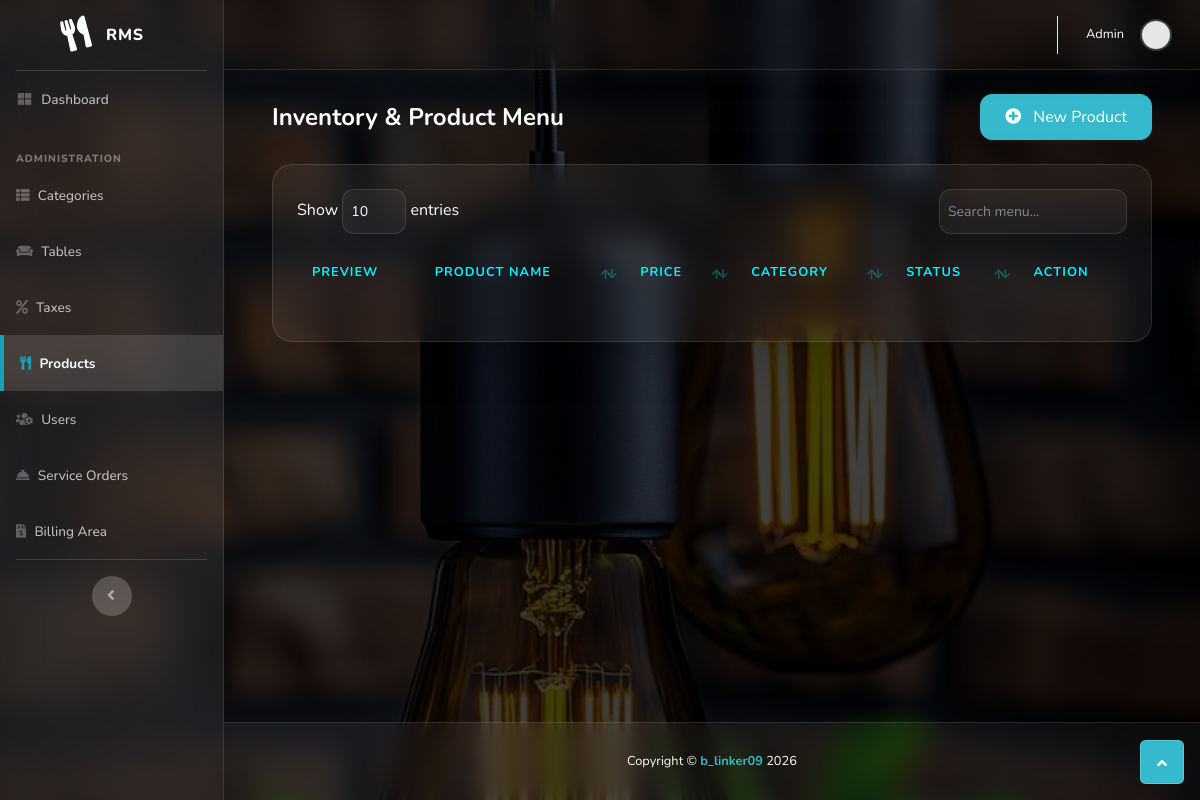
The app's page /product.php (signed in), older data.
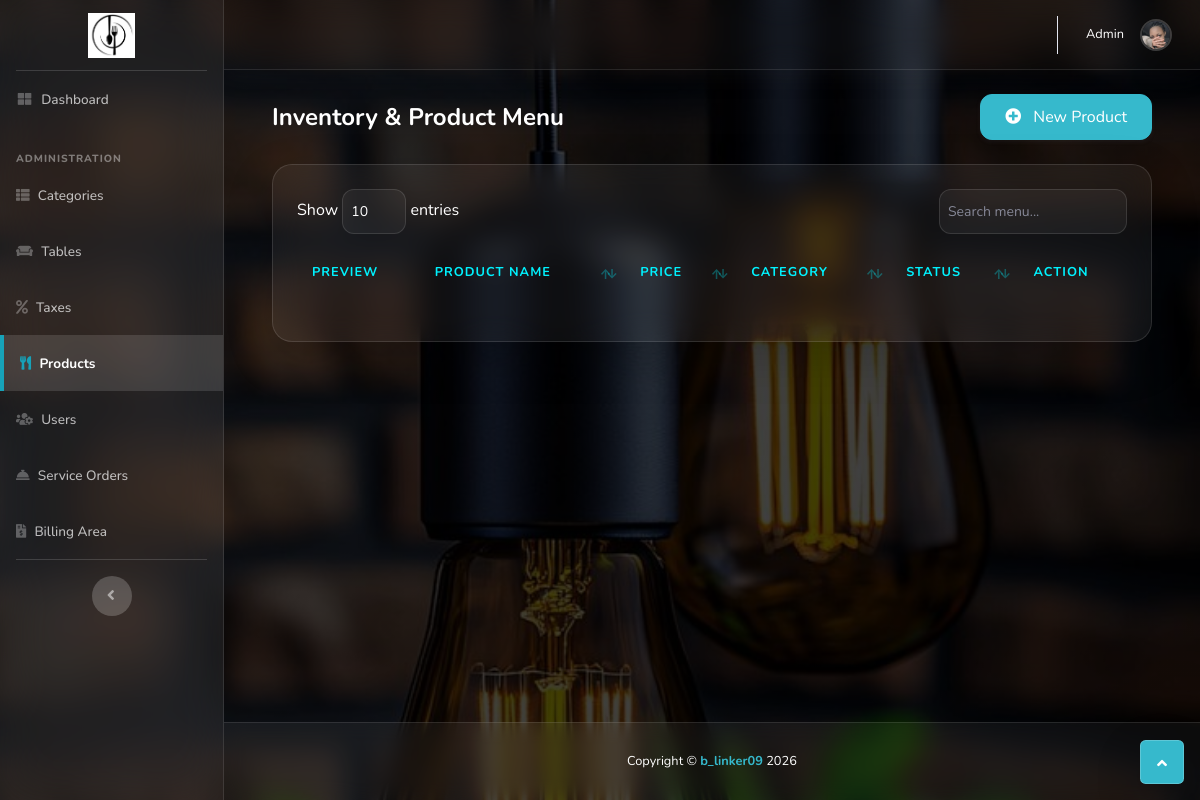
The same page, newer data.
### tables this page shows
CREATE TABLE `user_table` (
  `user_id` int(11) NOT NULL,
  `user_name` varchar(250) NOT NULL,
  `user_contact_no` varchar(30) NOT NULL,
  `user_email` varchar(30) NOT NULL,
  `user_password` varchar(250) NOT NULL,
  `user_profile` varchar(250) NOT NULL,
  `user_type` enum('Master','Waiter','Cashier','User') NOT NULL,
  `user_status` enum('Enable','Disable') NOT NULL,
  `user_created_on` datetime NOT NULL,
  `reset_request` int(1) DEFAULT 0
);

CREATE TABLE `restaurant_table` (
  `restaurant_id` int(11) NOT NULL,
  `restaurant_name` varchar(250) NOT NULL,
  `restaurant_tag_line` varchar(300) NOT NULL,
  `restaurant_address` text NOT NULL,
  `restaurant_contact_no` varchar(30) NOT NULL,
  `restaurant_email` varchar(250) NOT NULL,
  `restaurant_currency` varchar(10) NOT NULL,
  `restaurant_timezone` varchar(250) NOT NULL,
  `restaurant_logo` varchar(250) NOT NULL
);

### rms.php (called while the page is built, shortened)
<?php
class rms
{
    public $connect;
    public $query;
    public $statement;
    function __construct()
    {
        try {
            $this->connect = new PDO("mysql:host=localhost;dbname=restaurant-management", "root", "");
            $this->connect->setAttribute(PDO::ATTR_ERRMODE, PDO::ERRMODE_EXCEPTION);
        } catch (PDOException $e) {
            die("Connection failed: " . $e->getMessage());
        }
        date_default_timezone_set($this->Set_timezone());
        $this->cur = $this->Get_currency_symbol();
    }
    function execute($data = null)
    {
        $this->statement = $this->connect->prepare($this->query);
        return $this->statement->execute($data);
    }
    function row_count()
    {
        return $this->statement->rowCount();
    }
    function statement_result()
    {
        return $this->statement->fetchAll(PDO::FETCH_ASSOC);
    }
    function get_result()
    {
        $this->statement = $this->connect->prepare($this->query);
        $this->statement->execute();
        return $this->statement->fetchAll(PDO::FETCH_ASSOC);
    }
    function is_user() { return (isset($_SESSION['user_type']) && $_SESSION["user_type"] == 'User'); }
    function is_master_user() { return (isset($_SESSION['user_type']) && ($_SESSION["user_type"] == 'Master' || $_SESSION["user_type"] == 'Admin')); }
    function is_waiter_user() { return (isset($_SESSION['user_type']) && $_SESSION["user_type"] == 'Waiter'); }
    function is_cashier_user() { return (isset($_SESSION['user_type']) && $_SESSION["user_type"] == 'Cashier'); }
    function Get_restaurant_logo()
    {
        $this->query = "SELECT restaurant_logo FROM restaurant_table LIMIT 1";
        $result = $this->get_result();
        return $result[0]['restaurant_logo'] ?? '';
    }
    function Set_timezone()
    {
        $this->query = "SELECT restaurant_timezone FROM restaurant_table LIMIT 1";
        $this->execute();
        $result = $this->statement_result();
        return $result[0]['restaurant_timezone'] ?? 'Africa/Nairobi';
    }
    function Get_currency_symbol()
    {
        $this->query = "SELECT restaurant_currency FROM restaurant_table LIMIT 1";
        $this->execute();
        $result = $this->statement_result();
        if($this->row_count() > 0) {
            $currency_code = strtoupper($result[0]['restaurant_currency']);
            foreach ($this->currency_array() as $c_row) {
                if ($c_row['code'] == $currency_code) return $c_row["symbol"];
            }
        }
        return 'Ksh';
    }
    function currency_array()
    {
        return array(
            array('code' => 'KSH', 'name' => 'Kenyan Shilling', 'symbol' => 'Ksh'),
            array('code' => 'USD', 'name' => 'United States Dollar', 'symbol' => '$'),
            array('code' => 'INR', 'name' => 'Indian Rupee', 'symbol' => '₹'),
            array('code' => 'GBP', 'name' => 'Pound Sterling', 'symbol' => '£'),
            array('code' => 'EUR', 'name' => 'Euro', 'symbol' => '€')
        );
    }
}
?>

### product.php (the view, shortened to what this page needs)
<?php
include('rms.php');
$object = new rms();
$object->query = "
SELECT category_name FROM product_category_table
WHERE category_status = 'Enable'
ORDER BY category_name ASC
";
$object->query = "SELECT * FROM tax_table WHERE tax_status = 'Enable' ORDER BY tax_name ASC";
include('header.php');
?>
<div class="container-fluid">
    <div class="d-sm-flex align-items-center justify-content-between mb-4">
        <h1 class="h4 mb-0 text-white font-weight-bold">Inventory & Product Menu</h1>
        <button type="button" id="add_product" class="btn btn-info shadow-sm" style="border-radius: 12px; padding: 10px 24px;">
            <i class="fas fa-plus-circle mr-2"></i> New Product
        </button>
    </div>
    <div class="card glass-card shadow-lg">
        <div class="card-body p-4">
            <div class="table-responsive">
                <table class="table" id="product_table" width="100%">
                    <thead>
                        <tr>
                            <th>Preview</th>
                            <th>Product Name</th>
                            <th>Price</th>
                            <th>Category</th>
                            <th>Status</th>
                            <th>Action</th>
                        </tr>
                    </thead>
                </table>
            </div>
        </div>
    </div>
</div>
<?php include('footer.php'); ?>

### header.php (shortened to what this page needs)
<!DOCTYPE html>
<html lang="en">
<head>
    <link href="vendor/fontawesome-free/css/all.min.css" rel="stylesheet" type="text/css">
    <link href="css/sb-admin-2.min.css" rel="stylesheet">
    <link href="vendor/datatables/dataTables.bootstrap4.min.css" rel="stylesheet">
    <link rel="stylesheet" type="text/css" href="vendor/parsley/parsley.css"/>
    <link rel="stylesheet" type="text/css" href="vendor/bootstrap-select/bootstrap-select.min.css"/>
</head>
<body id="page-top">
    <div id="wrapper">
        <ul class="navbar-nav sidebar sidebar-dark accordion" id="accordionSidebar">
            <a class="sidebar-brand d-flex align-items-center justify-content-center" href="<?php echo ($object->is_user()) ? 'user_dashboard.php' : 'dashboard.php'; ?>">
                <?php
                if($object->Get_restaurant_logo() != '') {
                    echo '<img src="'.$object->Get_restaurant_logo().'" class="img-fluid" style="max-height: 45px;" />';
                } else {
                    echo '<div class="sidebar-brand-icon rotate-n-15"><i class="fas fa-utensils"></i></div>';
                    echo '<div class="sidebar-brand-text mx-3">RMS</div>';
                }
                ?>
            </a>
            <hr class="sidebar-divider my-0">
            <?php
                $dash_link = ($object->is_user()) ? 'user_dashboard.php' : 'dashboard.php';
                $dash_label = ($object->is_user()) ? 'Main Menu' : 'Dashboard';
                $is_active = (basename($_SERVER['PHP_SELF']) == $dash_link) ? 'active' : '';
            ?>
            <li class="nav-item <?php echo $is_active; ?>">
                <a class="nav-link" href="<?php echo $dash_link; ?>">
                    <i class="fas fa-fw fa-th-large"></i>
                    <span><?php echo $dash_label; ?></span>
                </a>
            </li>
            <?php if($object->is_master_user()) {
                $object->query = "SELECT COUNT(user_id) as total FROM user_table WHERE reset_request = 1";
            ?>
                <div class="sidebar-heading">ADMINISTRATION</div>
                <li class="nav-item <?php if(basename($_SERVER['PHP_SELF']) == 'category.php') echo 'active'; ?>">
                    <a class="nav-link" href="category.php"><i class="fas fa-th-list"></i> <span>Categories</span></a>
                </li>
                <li class="nav-item <?php if(basename($_SERVER['PHP_SELF']) == 'table.php') echo 'active'; ?>">
                    <a class="nav-link" href="table.php"><i class="fas fa-couch"></i> <span>Tables</span></a>
                </li>
                <li class="nav-item <?php if(basename($_SERVER['PHP_SELF']) == 'tax.php') echo 'active'; ?>">
                    <a class="nav-link" href="tax.php"><i class="fas fa-percent"></i> <span>Taxes</span></a>
                </li>
                <li class="nav-item <?php if(basename($_SERVER['PHP_SELF']) == 'product.php') echo 'active'; ?>">
                    <a class="nav-link" href="product.php"><i class="fas fa-utensils"></i> <span>Products</span></a>
                </li>
                <li class="nav-item <?php if(basename($_SERVER['PHP_SELF']) == 'user.php') echo 'active'; ?>">
                    <a class="nav-link position-relative" href="user.php">
                        <i class="fas fa-users-cog"></i>
                        <span>Users</span>
                    </a>
                </li>
            <?php } ?>
            <?php if($object->is_waiter_user() || $object->is_master_user()) { ?>
                <li class="nav-item <?php if(basename($_SERVER['PHP_SELF']) == 'order.php') echo 'active'; ?>">
                    <a class="nav-link" href="order.php">
                        <i class="fas fa-concierge-bell"></i>
                        <span>Service Orders</span>
                    </a>
                </li>
            <?php } ?>
            <?php if($object->is_cashier_user() || $object->is_master_user()) { ?>
                <li class="nav-item <?php if(basename($_SERVER['PHP_SELF']) == 'billing.php') echo 'active'; ?>">
                    <a class="nav-link" href="billing.php">
                        <i class="fas fa-file-invoice-dollar"></i>
                        <span>Billing Area</span>
                    </a>
                </li>
            <?php } ?>
            <hr class="sidebar-divider d-none d-md-block">
            <div class="text-center d-none d-md-inline">
                <button class="rounded-circle border-0" id="sidebarToggle"></button>
            </div>
        </ul>
        <div id="content-wrapper">
            <div id="content">
                <nav class="navbar navbar-expand navbar-light topbar mb-4 static-top shadow">
                    <ul class="navbar-nav ml-auto">
                        <?php
                        $object->query = "SELECT * FROM user_table WHERE user_id = '".$_SESSION['user_id']."'";
                        $user_result = $object->get_result();
                        $user_name = 'User';
                        $user_profile_image = 'img/undraw_profile.svg';
                        foreach($user_result as $row) {
                            if($row['user_name'] != '') $user_name = $row['user_name'];
                            if($row['user_profile'] != '') $user_profile_image = $row['user_profile'];
                        }
                        ?>
                        <li class="nav-item dropdown no-arrow">
                            <a class="nav-link dropdown-toggle" href="#" id="userDropdown" role="button" data-toggle="dropdown">
                                <span class="mr-3 d-none d-lg-inline text-white small"><?php echo $user_name; ?></span>
                                <img class="img-profile rounded-circle" src="<?php echo $user_profile_image; ?>" width="32" height="32">
                            </a>
                        </li>
                    </ul>
                </nav>
                <div class="container-fluid">

### footer.php (shortened to what this page needs)
</div>
            </div>
        <footer class="sticky-footer" style="background: rgba(255, 255, 255, 0.05); backdrop-filter: blur(10px); border-top: 1px solid rgba(255, 255, 255, 0.1); margin-top: auto;">
            <div class="container my-auto">
                <div class="copyright text-center my-auto">
                    <span class="text-white">Copyright &copy;
                        <a href="https://www.instagram.com/b_linker09?igsh=MTJkMWdtODhmMWwxaA==" class="text-info font-weight-bold" target="_blank" style="text-decoration: none;">b_linker09</a>
                        <?php echo date('Y'); ?>
                    </span>
                </div>
            </div>
        </footer>
        </div>
    </div>
<a class="scroll-to-top rounded bg-info shadow-lg" href="#page-top" style="display: inline; border: 1px solid rgba(255,255,255,0.2);">
    <i class="fas fa-angle-up text-white"></i>
</a>
</body>
</html>

### header.php (style rules this page uses)
#wrapper { display: flex; min-height: 100vh; background: transparent !important; }
#content-wrapper { background: transparent !important; display: flex; flex-direction: column; width: 100%; }
#content { flex: 1 0 auto; background: transparent !important; }
body { background: linear-gradient(rgba(0, 0, 0, 0.75), rgba(0, 0, 0, 0.75)), url('img/bg1.jpg') no-repeat center center fixed !important; background-size: cover !important; min-height: 100vh; margin: 0; color: white; }
#accordionSidebar { background: rgba(255, 255, 255, 0.08) !important; backdrop-filter: blur(25px); -webkit-backdrop-filter: blur(25px); border-right: 1px solid rgba(255, 255, 255, 0.1); transition: all 0.3s ease; z-index: 1050; }
.sidebar-dark .nav-item .nav-link { color: rgba(255,255,255,0.7) !important; font-weight: 500; }
.nav-item.active { background: rgba(255, 255, 255, 0.12) !important; border-left: 4px solid #17a2b8; }
.nav-item.active .nav-link { color: #ffffff !important; }
.nav-item.active .nav-link i { color: #17a2b8 !important; }
.sidebar-heading { color: rgba(255, 255, 255, 0.4) !important; font-size: 0.65rem !important; letter-spacing: 1px; margin-top: 1.5rem; }
.topbar { background: rgba(255, 255, 255, 0.03) !important; backdrop-filter: blur(15px); border-bottom: 1px solid rgba(255, 255, 255, 0.1); z-index: 1040; }
.img-profile { border: 2px solid rgba(255, 255, 255, 0.2); }

### product.php (style rules this page uses)
:root { --glass-bg: rgba(255, 255, 255, 0.05); --glass-border: rgba(255, 255, 255, 0.12); --accent-cyan: #00f2fe; --accent-blue: #4facfe; }
.glass-card { background: var(--glass-bg) !important; backdrop-filter: blur(15px); -webkit-backdrop-filter: blur(15px); border: 1px solid var(--glass-border) !important; border-radius: 20px; overflow: hidden; }
.table { color: #f0f0f0 !important; border-collapse: separate; border-spacing: 0 10px; }
.table thead th { border: none !important; color: var(--accent-cyan); text-transform: uppercase; font-size: 0.8rem; letter-spacing: 1px; padding: 15px; }

Row changes from the older to the newer data that the page shows:
now on this page (row edited): restaurant_table: restaurant_logo (picture)
changed restaurant_table: restaurant_logo empty → "images/60986845.jpg" (drawn)
changed user_table "Admin": user_profile: a different picture
Text that changed along with them:
text no longer shown: "RMS"
